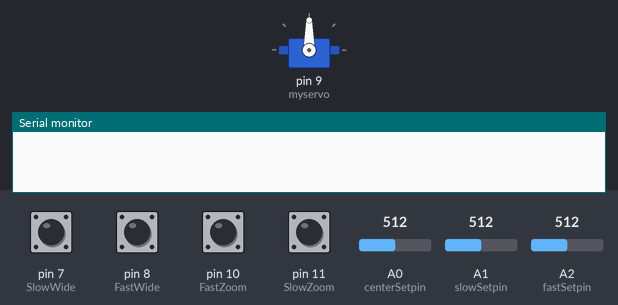
Simulated run of this sketch. Board: Arduino Uno, built with avr-gcc and run on an emulated ATmega328P. On the bench: servo, the last lines printed to the serial monitor. Inputs (shaded band) come from the test bench; at power-on: pin 7 (SlowWide), pin 8 (FastWide), pin 10 (FastZoom), pin 11 (SlowZoom) HIGH, A0 (centerSetpin) = 512, A1 (slowSetpin) = 512, A2 (fastSetpin) = 512.

Above: at 1.2 s.
1.3 s: pin 7 (SlowWide) pulled LOW for 0.15 s
At 2.6 s:
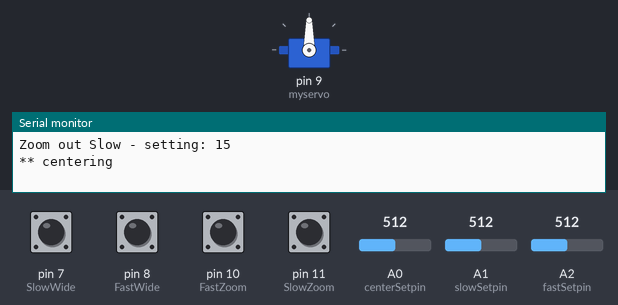
2.9 s: pin 10 (FastZoom) pulled LOW for 0.15 s
At 3.9 s:
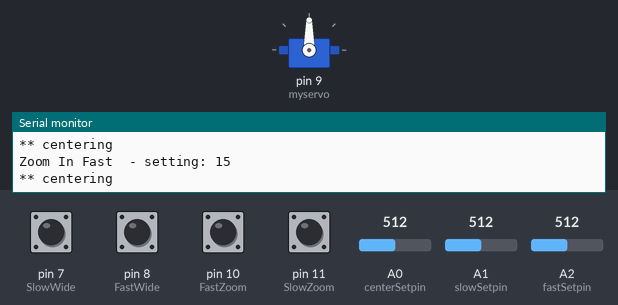
4.5 s: pin 8 (FastWide) pulled LOW for 0.15 s
At 5.1 s:
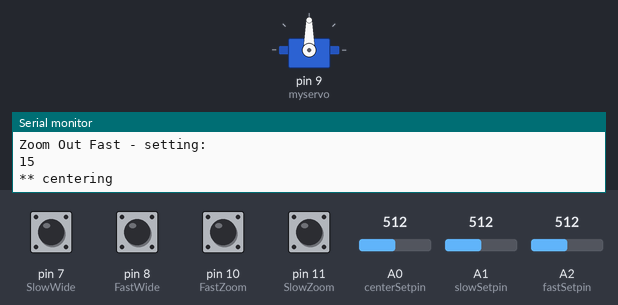
6.1 s: pin 11 (SlowZoom) pulled LOW for 0.15 s
At 7.4 s:
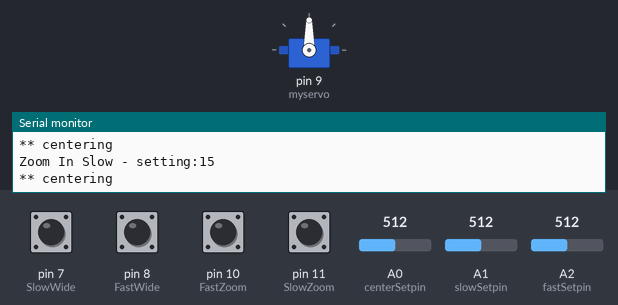
7.7 s: A0 (centerSetpin) set to 716
At 8.9 s:
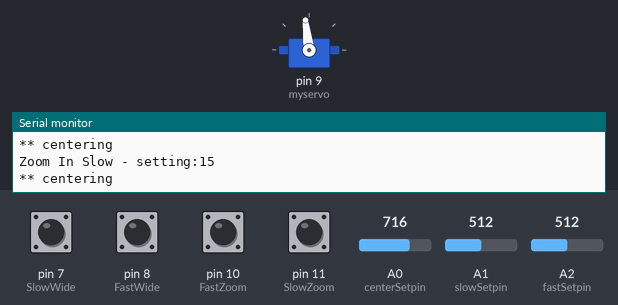
9.2 s: A0 (centerSetpin) set to 900
At 10.2 s:
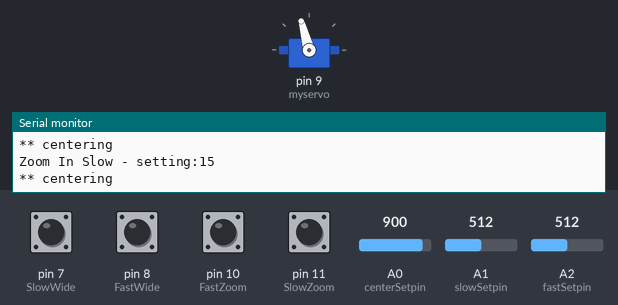
Timing chart, 0 to 11.7 s (numbered marks = the images above; inputs shaded):
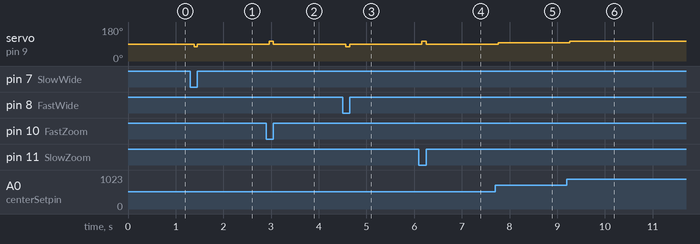

Measured:
- after the input at 1.3 s, servo on pin 9 (myservo): 90° → 75° after 0.08 s, → 90° 0.07 s later
- after the input at 2.9 s, servo on pin 9 (myservo): 90° → 105° after 0.06 s, → 90° 0.09 s later
- after the input at 4.5 s, servo on pin 9 (myservo): 90° → 75° after 0.06 s, → 90° 0.09 s later
- after the input at 6.1 s, servo on pin 9 (myservo): 90° → 105° after 0.06 s, → 90° 0.09 s later
- after the input at 7.7 s, servo on pin 9 (myservo): 90° → 97° after 0.06 s
- after the input at 9.2 s, servo on pin 9 (myservo): 97° → 105° after 0.06 s

The sketch:

Zoom_Servo.ino
```cpp
/*
This is to control a servo that is attached to the zoom control lever on a Canon Vixia camera.
It adds remote zoom capability, with the ability to zoom in and out at slow and fast speeds.

For demonstration, this code is kept to the most basic of functions.

The serial port is only used for debugging, to show the pot settings and the button activations.

See the video at: https://youtube.com/user/Corgitronics/

More info at:  https://corgitronics.com/

*/

#include <Servo.h>
#include <avr/wdt.h>

Servo myservo;  // create a new servo object

// analog pins
int centerSetpin = 0;  // analog pin for the center setting
int centerVal;         // variable to read the value from the analog pin0

int slowSetpin = 1;  // analog pin for the Slow setting
int slowVal;         // variable to read the value from the analog pin1

int fastSetpin = 2;  // analog pin for the fast setting
int fastVal;         // variable to read the value from the analog pin2

// Buttons
  int FastZoom =10;      // defines the Fast Zoom-in button
  int SlowZoom = 11;     // defines the Slow Zoom-in button
  int SlowWide =7;       // defines the Slow Wide button
  int FastWide = 8;      // defines the Fast Wide button

void setup() {
  Serial.begin(9600);      // for debug, open the serial port at 9600 bps:
  //Buttons
  pinMode(FastZoom, INPUT_PULLUP);      // defines the Fast Zoom-in button
  pinMode(SlowZoom, INPUT_PULLUP);      // defines the Slow Zoom-in button
  pinMode(SlowWide, INPUT_PULLUP);      // defines the Slow Wide button
  pinMode(FastWide, INPUT_PULLUP);      // defines the Fast Wide button

  myservo.attach(9);  // attaches the servo on pin 9 to the servo object
}

// Returns the zoom lever to the neutral (centered) position
void centerServo() {
  centerVal = analogRead(centerSetpin);          // reads the value of the potentiometer (value between 0 and 1023)
  centerVal = map(centerVal, 0, 1023, 0, 40);    // scale it to use it with the servo (value between 0 and 40)
  centerVal = centerVal +70;                 // Add 70 to the center reading (90 degrees +/- 20)
  myservo.write(centerVal);                  // sets the servo position according to the scaled value
  delay(15);                                 // waits for the servo to get there
 }

void zoomInFast() {
  int pressed;
  pressed = digitalRead(FastZoom);              // read the button
    fastVal = analogRead(fastSetpin);           // reads the value of the potentiometer (value between 0 and 1023)
    fastVal = map(fastVal, 0, 1023, 0, 30);     // scale it to use it with the servo (value between 0 and 30)
                                                // the FastVal will be up to 30 degrees past the center
  Serial.print("Zoom In Fast  - setting: ");
  Serial.println(fastVal);

   while(!pressed) {                   // hold this servo position as long as the button is pressed
    myservo.write(centerVal + fastVal);       // sets the servo position according to the scaled value
    pressed = digitalRead(FastZoom);          //  read the button
  }
    Serial.println("** centering");
    centerServo();                            // return the zoom lever to the neutral position
}

void zoomInSlow() {
  int pressed;
  pressed = digitalRead(SlowZoom);             // read the button
  Serial.print("Zoom In Slow - setting:");
    slowVal = analogRead(slowSetpin);           // reads the value of the potentiometer (value between 0 and 1023)
    slowVal = map(slowVal, 0, 1023, 0, 30);     // scale it to use it with the servo (value between 0 and 30)
                                                // the SlowVal will be up to 30 degrees past the center
  Serial.println(slowVal);

  while(!pressed) {                   // hold this servo position as long as the button is pressed
    myservo.write(centerVal + slowVal);        // sets the servo position according to the scaled value
    pressed = digitalRead(SlowZoom);           //  read the button
  }
    Serial.println("** centering");
    centerServo();                            // return the zoom lever to the neutral position
}

void zoomOutSlow() {
  int pressed;
  pressed = digitalRead(SlowWide);             // read the button
  Serial.print("Zoom out Slow - setting: ");
     slowVal = analogRead(slowSetpin);          // reads the value of the potentiometer (value between 0 and 1023)
    slowVal = map(slowVal, 0, 1023, 0, 30);     // scale it to use it with the servo (value between 0 and 30)
  Serial.println(slowVal);

 while(!pressed) {                   // hold this servo position as long as the button is pressed
    myservo.write(centerVal - slowVal);         // sets the servo position according to the scaled value
    pressed = digitalRead(SlowWide);            //  read the button
  }
    Serial.println("** centering");
    centerServo();                            // return the zoom lever to the neutral position
}

void zoomOutFast() {
  int pressed;
  pressed = digitalRead(FastWide);             // read the button
  Serial.println("Zoom Out Fast - setting: ");
    fastVal = analogRead(fastSetpin);           // reads the value of the potentiometer (value between 0 and 1023)
    fastVal = map(fastVal, 0, 1023, 0, 30);     // scale it to use it with the servo (value between 0 and 30)
  Serial.println(fastVal);

  while(!pressed) {                   // hold this servo position as long as the button is pressed
    myservo.write(centerVal - fastVal);        // sets the servo position according to the scaled value
    pressed = digitalRead(FastWide);           //  read the button
  }
    Serial.println("** centering");
    centerServo();                            // return the zoom lever to the neutral position
}

// The main control loop
//   look for a button to be pressed
//   then re-center the servo
//   a short pause for stability
void loop() {
  if (!digitalRead(FastZoom)) {
    zoomInFast();
  }

  if (!digitalRead(SlowZoom)) {
    zoomInSlow();
  }

    if (!digitalRead(SlowWide)) {
    zoomOutSlow();
  }
      if (!digitalRead(FastWide)) {
    zoomOutFast();
  }

  centerServo();
  delay(100);                           // pause for stability
  wdt_reset();
}
```
